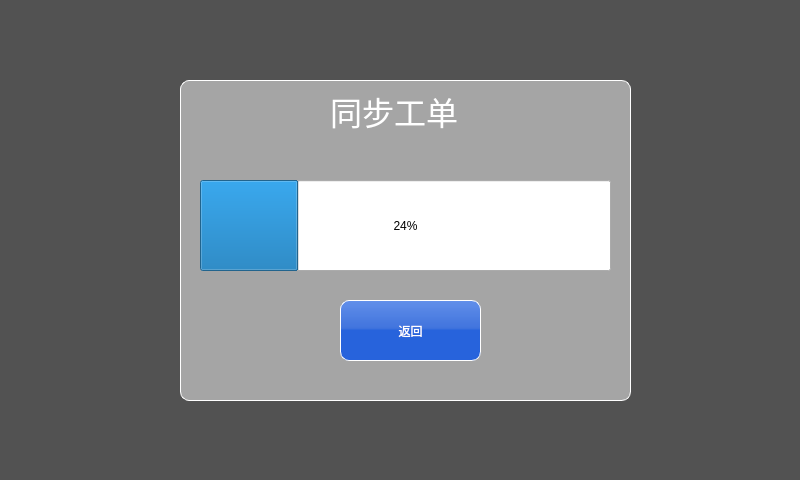
<?xml version="1.0" encoding="UTF-8"?>
<ui version="4.0">
 <class>SyncOrderDialog</class>
 <widget class="QDialog" name="SyncOrderDialog">
  <property name="geometry">
   <rect>
    <x>0</x>
    <y>0</y>
    <width>800</width>
    <height>480</height>
   </rect>
  </property>
  <property name="minimumSize">
   <size>
    <width>800</width>
    <height>0</height>
   </size>
  </property>
  <property name="font">
   <font>
    <pointsize>12</pointsize>
   </font>
  </property>
  <property name="windowTitle">
   <string>Dialog</string>
  </property>
  <property name="styleSheet">
   <string notr="true"/>
  </property>
  <widget class="QWidget" name="widget" native="true">
   <property name="geometry">
    <rect>
     <x>0</x>
     <y>0</y>
     <width>801</width>
     <height>481</height>
    </rect>
   </property>
   <property name="styleSheet">
    <string notr="true">#widget{
background-color: rgba(38, 38, 38, 200);
}</string>
   </property>
   <widget class="QFrame" name="frame">
    <property name="geometry">
     <rect>
      <x>180</x>
      <y>80</y>
      <width>451</width>
      <height>321</height>
     </rect>
    </property>
    <property name="styleSheet">
     <string notr="true">#frame{
	border: 1px solid rgb(255, 255, 255);
    border-radius: 9px;
	padding:2px; 
	font: bold 16px;			
	background-color: rgba(222, 222, 222, 150);
}
</string>
    </property>
    <property name="frameShape">
     <enum>QFrame::StyledPanel</enum>
    </property>
    <property name="frameShadow">
     <enum>QFrame::Raised</enum>
    </property>
    <widget class="QProgressBar" name="progressBar">
     <property name="geometry">
      <rect>
       <x>20</x>
       <y>100</y>
       <width>411</width>
       <height>91</height>
      </rect>
     </property>
     <property name="value">
      <number>24</number>
     </property>
    </widget>
    <widget class="QLabel" name="label">
     <property name="geometry">
      <rect>
       <x>150</x>
       <y>10</y>
       <width>151</width>
       <height>41</height>
      </rect>
     </property>
     <property name="font">
      <font>
       <pointsize>24</pointsize>
      </font>
     </property>
     <property name="styleSheet">
      <string notr="true">color: rgb(255, 255, 255);</string>
     </property>
     <property name="text">
      <string>同步工单</string>
     </property>
    </widget>
    <widget class="QPushButton" name="btExit">
     <property name="geometry">
      <rect>
       <x>160</x>
       <y>220</y>
       <width>141</width>
       <height>61</height>
      </rect>
     </property>
     <property name="styleSheet">
      <string notr="true">QPushButton {	
	background-color: qlineargradient(spread:pad, x1:1, y1:1, x2:1, y2:0, stop:0.505682 rgba(35, 97, 222, 247), stop:0.539773 rgba(61, 114, 223, 247), stop:1 rgba(93, 142, 239, 238));

color: rgb(255, 255, 255);
border-style: solid;
border-width: 1px;
border-radius:9px;
}</string>
     </property>
     <property name="text">
      <string>返回</string>
     </property>
    </widget>
   </widget>
  </widget>
 </widget>
 <resources/>
 <connections/>
</ui>
